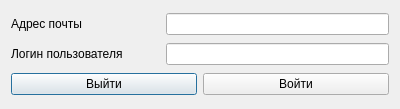
<?xml version="1.0" encoding="UTF-8"?>
<ui version="4.0">
 <class>DialogAuthorization</class>
 <widget class="QDialog" name="DialogAuthorization">
  <property name="geometry">
   <rect>
    <x>0</x>
    <y>0</y>
    <width>400</width>
    <height>109</height>
   </rect>
  </property>
  <property name="maximumSize">
   <size>
    <width>400</width>
    <height>109</height>
   </size>
  </property>
  <property name="windowTitle">
   <string>Вход</string>
  </property>
  <layout class="QVBoxLayout" name="verticalLayout">
   <item>
    <layout class="QHBoxLayout" name="horizontalLayout_2" stretch="2,3">
     <item>
      <widget class="QLabel" name="label">
       <property name="text">
        <string>Адрес почты</string>
       </property>
      </widget>
     </item>
     <item>
      <widget class="QLineEdit" name="lineEdit"/>
     </item>
    </layout>
   </item>
   <item>
    <layout class="QHBoxLayout" name="horizontalLayout" stretch="2,3">
     <item>
      <widget class="QLabel" name="label_2">
       <property name="text">
        <string>Логин пользователя</string>
       </property>
      </widget>
     </item>
     <item>
      <widget class="QLineEdit" name="lineEdit_2"/>
     </item>
    </layout>
   </item>
   <item>
    <layout class="QHBoxLayout" name="horizontalLayout_3">
     <item>
      <widget class="QPushButton" name="pushButton_2">
       <property name="text">
        <string>Выйти</string>
       </property>
      </widget>
     </item>
     <item>
      <widget class="QPushButton" name="pushButton">
       <property name="text">
        <string>Войти</string>
       </property>
      </widget>
     </item>
    </layout>
   </item>
  </layout>
 </widget>
 <resources/>
 <connections/>
</ui>
